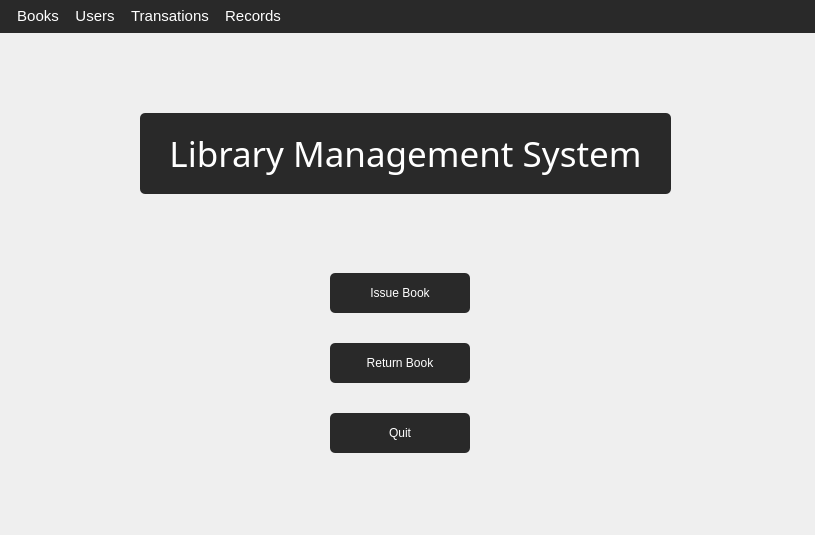
<?xml version="1.0" encoding="UTF-8"?>
<ui version="4.0">
 <class>MainWindow</class>
 <widget class="QMainWindow" name="MainWindow">
  <property name="geometry">
   <rect>
    <x>0</x>
    <y>0</y>
    <width>815</width>
    <height>535</height>
   </rect>
  </property>
  <property name="minimumSize">
   <size>
    <width>815</width>
    <height>535</height>
   </size>
  </property>
  <property name="maximumSize">
   <size>
    <width>825</width>
    <height>575</height>
   </size>
  </property>
  <property name="windowTitle">
   <string>Library Management System</string>
  </property>
  <property name="styleSheet">
   <string notr="true"/>
  </property>
  <widget class="QWidget" name="centralwidget">
   <property name="minimumSize">
    <size>
     <width>815</width>
     <height>549</height>
    </size>
   </property>
   <property name="maximumSize">
    <size>
     <width>825</width>
     <height>549</height>
    </size>
   </property>
   <property name="styleSheet">
    <string notr="true"/>
   </property>
   <widget class="QLabel" name="label">
    <property name="geometry">
     <rect>
      <x>140</x>
      <y>80</y>
      <width>531</width>
      <height>81</height>
     </rect>
    </property>
    <property name="font">
     <font>
      <family>Noto Sans</family>
      <pointsize>-1</pointsize>
     </font>
    </property>
    <property name="styleSheet">
     <string notr="true">QLabel{
    color: white;
    border-radius: 5px;
    background-color: #292929;
    font-family: &quot;Noto Sans&quot;;
    font-size: 35px
}</string>
    </property>
    <property name="text">
     <string>Library Management System</string>
    </property>
    <property name="alignment">
     <set>Qt::AlignCenter</set>
    </property>
   </widget>
   <widget class="QPushButton" name="pushButton">
    <property name="geometry">
     <rect>
      <x>330</x>
      <y>240</y>
      <width>140</width>
      <height>40</height>
     </rect>
    </property>
    <property name="styleSheet">
     <string notr="true">QPushButton{
    background-color: #292929;
    border-radius: 5px;
    font-family: &quot;Noto Sans&quot;;
    color: white;
}

QPushButton::hover{ 
    background-color: #2F2F2F;
}

QPushButton:pressed{
    border-width: 1px;
    border-style: solid;
	border-color: white;
}</string>
    </property>
    <property name="text">
     <string>Issue Book</string>
    </property>
   </widget>
   <widget class="QPushButton" name="pushButton_2">
    <property name="geometry">
     <rect>
      <x>330</x>
      <y>310</y>
      <width>140</width>
      <height>40</height>
     </rect>
    </property>
    <property name="styleSheet">
     <string notr="true">QPushButton{
    background-color: #292929;
    border-radius: 5px;
    font-family: &quot;Noto Sans&quot;;
    color: white;
}

QPushButton::hover{ 
    background-color: #2F2F2F;
}

QPushButton:pressed{
    border-width: 1px;
    border-style: solid;
	border-color: white;
}</string>
    </property>
    <property name="text">
     <string>Return Book</string>
    </property>
   </widget>
   <widget class="QPushButton" name="quitButton">
    <property name="geometry">
     <rect>
      <x>330</x>
      <y>380</y>
      <width>140</width>
      <height>40</height>
     </rect>
    </property>
    <property name="styleSheet">
     <string notr="true">QPushButton{
    background-color: #292929;
    border-radius: 5px;
    font-family: &quot;Noto Sans&quot;;
    color: white;
}

QPushButton::hover{ 
    background-color: #2F2F2F;
}

QPushButton:pressed{
    border-width: 1px;
    border-style: solid;
	border-color: white;
}</string>
    </property>
    <property name="text">
     <string>Quit</string>
    </property>
   </widget>
  </widget>
  <widget class="QMenuBar" name="menubar">
   <property name="geometry">
    <rect>
     <x>0</x>
     <y>0</y>
     <width>815</width>
     <height>33</height>
    </rect>
   </property>
   <property name="styleSheet">
    <string notr="true">QMenu {
    background-color: #292929; /* sets background of the menu */
}

 QMenu::item{
     background-color: #292929;
     color: white;
     font-family: &quot;Noto Sans&quot;;
	 font-size: 16px;
     padding: 2px 25px 2px 10px;
     border: 1px solid transparent; /* reserve space for selection border */
     spacing: 20px;
 }

QMenu::item:selected { 
 	 background-color: #2F2F2F;
}

QMenuBar{
	background-color: #292929;
    color: white;
	spacing: 8px;
    font-size: 15px;
    padding: 5px;
    font-family: &quot;Noto Sans&quot;
}

QMenuBar:selected{
    background-color: #2F2F2F;
}

QMenuBar::item:pressed{
    background-color: #232323;
}
</string>
   </property>
   <widget class="QMenu" name="Books">
    <property name="styleSheet">
     <string notr="true"/>
    </property>
    <property name="title">
     <string>Books</string>
    </property>
    <addaction name="addBook"/>
    <addaction name="editBook"/>
    <addaction name="searchBook"/>
    <addaction name="deleteBook"/>
   </widget>
   <widget class="QMenu" name="Users">
    <property name="title">
     <string>Users</string>
    </property>
    <addaction name="addUser"/>
    <addaction name="editUser"/>
    <addaction name="searchUser"/>
    <addaction name="deleteUser"/>
   </widget>
   <widget class="QMenu" name="Transations">
    <property name="title">
     <string>Transations</string>
    </property>
    <addaction name="issueBook"/>
    <addaction name="actionReturn_Book"/>
    <addaction name="actionEdit_3"/>
   </widget>
   <widget class="QMenu" name="Records">
    <property name="title">
     <string>Records</string>
    </property>
    <widget class="QMenu" name="menuBooks">
     <property name="title">
      <string>Books</string>
     </property>
     <widget class="QMenu" name="menuPrint">
      <property name="title">
       <string>Print</string>
      </property>
      <addaction name="print_by_Id"/>
      <addaction name="print_by_author"/>
      <addaction name="print_by_book"/>
     </widget>
     <widget class="QMenu" name="menuExport_as_csv">
      <property name="title">
       <string>Export as csv</string>
      </property>
      <addaction name="csv_by_Id"/>
      <addaction name="csv_by_authorName"/>
      <addaction name="csv_by_bookName"/>
     </widget>
     <addaction name="menuPrint"/>
     <addaction name="menuExport_as_csv"/>
    </widget>
    <widget class="QMenu" name="menuUsers">
     <property name="title">
      <string>Users</string>
     </property>
     <widget class="QMenu" name="menuPrint_2">
      <property name="title">
       <string>Print</string>
      </property>
      <addaction name="printUsersById"/>
      <addaction name="printUsersByName"/>
     </widget>
     <widget class="QMenu" name="menuExport_as_csv_2">
      <property name="title">
       <string>Export as csv</string>
      </property>
      <addaction name="csvExportUsersById"/>
      <addaction name="csvExportUsersByName"/>
     </widget>
     <addaction name="menuPrint_2"/>
     <addaction name="menuExport_as_csv_2"/>
    </widget>
    <widget class="QMenu" name="menuIssued_Books">
     <property name="title">
      <string>Issued Books</string>
     </property>
     <addaction name="print_issued_books"/>
     <addaction name="export_as_csv_issued_books"/>
    </widget>
    <widget class="QMenu" name="menuOverdue_Books">
     <property name="title">
      <string>Overdue Books</string>
     </property>
     <addaction name="print_overdue_books"/>
     <addaction name="export_as_csv_overdue_books"/>
    </widget>
    <addaction name="menuBooks"/>
    <addaction name="menuUsers"/>
    <addaction name="menuIssued_Books"/>
    <addaction name="menuOverdue_Books"/>
   </widget>
   <addaction name="Books"/>
   <addaction name="Users"/>
   <addaction name="Transations"/>
   <addaction name="Records"/>
  </widget>
  <action name="addBook">
   <property name="text">
    <string>Add</string>
   </property>
  </action>
  <action name="editBook">
   <property name="text">
    <string>Edit</string>
   </property>
  </action>
  <action name="searchBook">
   <property name="text">
    <string>Search</string>
   </property>
  </action>
  <action name="deleteBook">
   <property name="text">
    <string>Delete</string>
   </property>
  </action>
  <action name="printBook">
   <property name="text">
    <string>Print</string>
   </property>
  </action>
  <action name="addUser">
   <property name="text">
    <string>Add</string>
   </property>
  </action>
  <action name="editUser">
   <property name="text">
    <string>Edit</string>
   </property>
  </action>
  <action name="searchUser">
   <property name="text">
    <string>Search</string>
   </property>
  </action>
  <action name="deleteUser">
   <property name="text">
    <string>Delete</string>
   </property>
  </action>
  <action name="actionPrint_2">
   <property name="text">
    <string>Print</string>
   </property>
  </action>
  <action name="issueBook">
   <property name="text">
    <string>Issue Book</string>
   </property>
  </action>
  <action name="actionReturn_Book">
   <property name="text">
    <string>Return Book</string>
   </property>
  </action>
  <action name="actionEdit_3">
   <property name="text">
    <string>Edit </string>
   </property>
  </action>
  <action name="actionAdd_3">
   <property name="text">
    <string>Add</string>
   </property>
  </action>
  <action name="actionEdit_4">
   <property name="text">
    <string>Edit</string>
   </property>
  </action>
  <action name="actionSearch_3">
   <property name="text">
    <string>Search</string>
   </property>
  </action>
  <action name="actionDelete_3">
   <property name="text">
    <string>Delete</string>
   </property>
  </action>
  <action name="actionPrint_3">
   <property name="text">
    <string>Print</string>
   </property>
  </action>
  <action name="print_issued_books">
   <property name="text">
    <string>Print</string>
   </property>
  </action>
  <action name="export_as_csv_issued_books">
   <property name="text">
    <string>Export as csv</string>
   </property>
  </action>
  <action name="print_overdue_books">
   <property name="text">
    <string>Print</string>
   </property>
  </action>
  <action name="export_as_csv_overdue_books">
   <property name="text">
    <string>Export as csv</string>
   </property>
  </action>
  <action name="actionPrint_7">
   <property name="text">
    <string>Print</string>
   </property>
  </action>
  <action name="actionExport_as_csv_5">
   <property name="text">
    <string>Export as csv</string>
   </property>
  </action>
  <action name="print_by_Id">
   <property name="text">
    <string>By ID</string>
   </property>
  </action>
  <action name="print_by_author">
   <property name="text">
    <string>By Author Name</string>
   </property>
  </action>
  <action name="print_by_book">
   <property name="text">
    <string>By Book Name</string>
   </property>
  </action>
  <action name="csv_by_Id">
   <property name="text">
    <string>By ID</string>
   </property>
  </action>
  <action name="csv_by_authorName">
   <property name="text">
    <string>By Author Name</string>
   </property>
  </action>
  <action name="csv_by_bookName">
   <property name="text">
    <string>By Book Name</string>
   </property>
  </action>
  <action name="actionBy_Id">
   <property name="text">
    <string>By ID</string>
   </property>
  </action>
  <action name="byId">
   <property name="text">
    <string>By Author Name</string>
   </property>
  </action>
  <action name="actionBy_Book">
   <property name="text">
    <string> By Book Name</string>
   </property>
  </action>
  <action name="printUsersById">
   <property name="text">
    <string>By ID</string>
   </property>
  </action>
  <action name="printUsersByName">
   <property name="text">
    <string>By Name</string>
   </property>
  </action>
  <action name="csvExportUsersById">
   <property name="text">
    <string>By ID</string>
   </property>
  </action>
  <action name="csvExportUsersByName">
   <property name="text">
    <string>By Name</string>
   </property>
  </action>
 </widget>
 <resources/>
 <connections/>
</ui>
